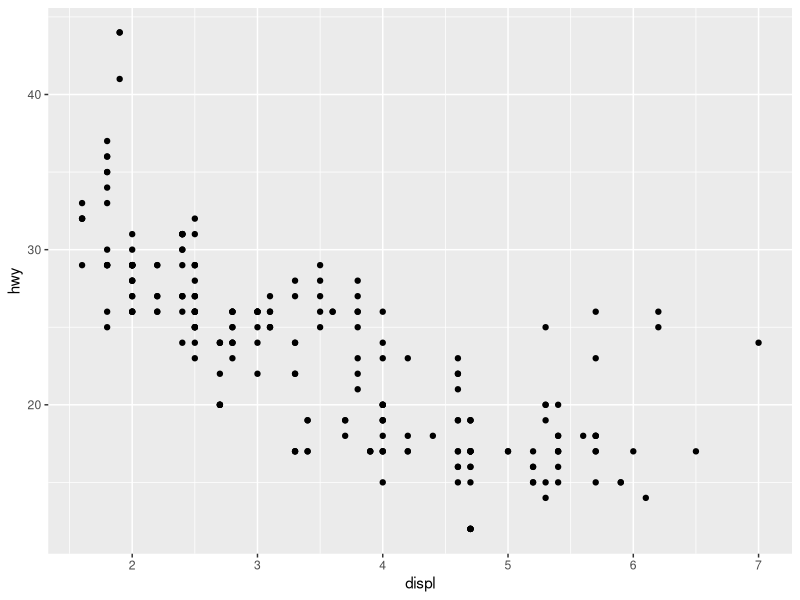
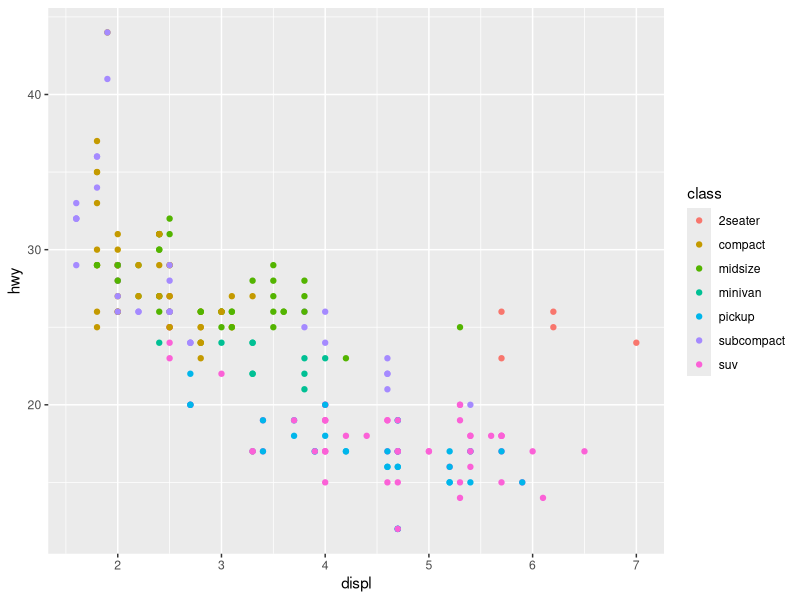
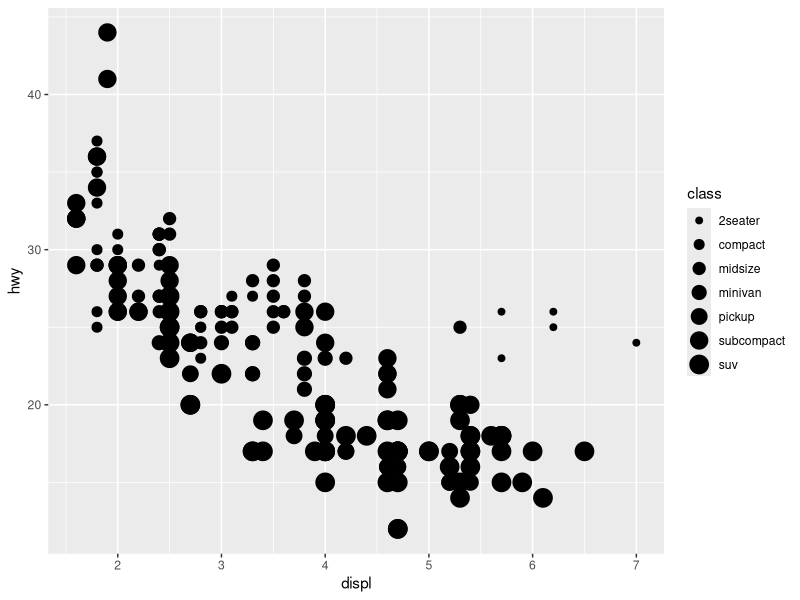
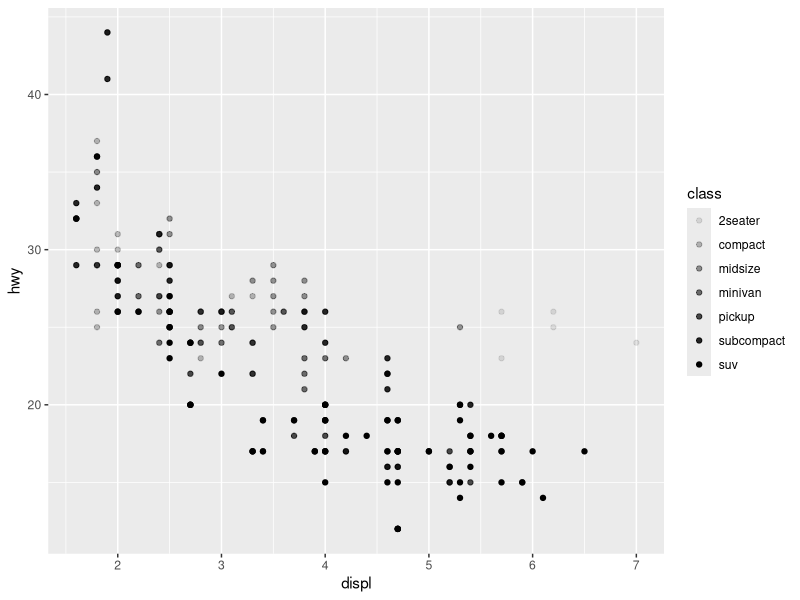
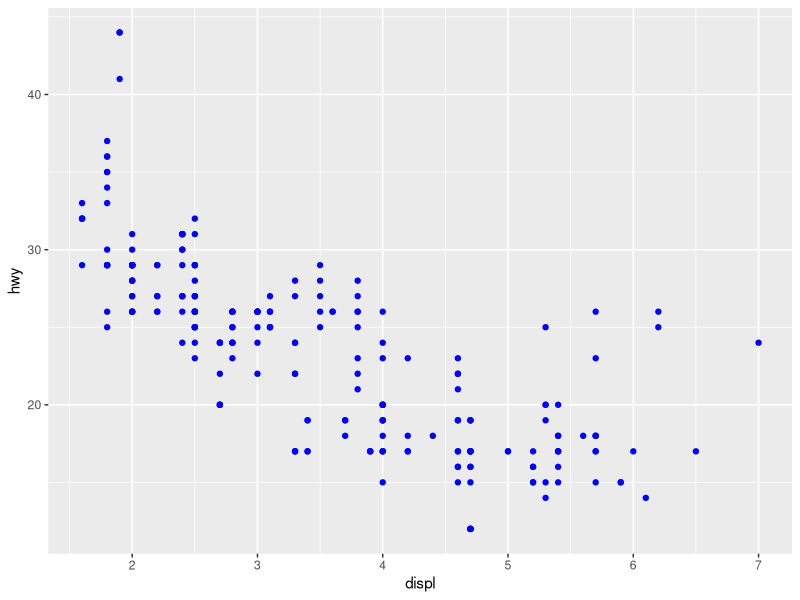
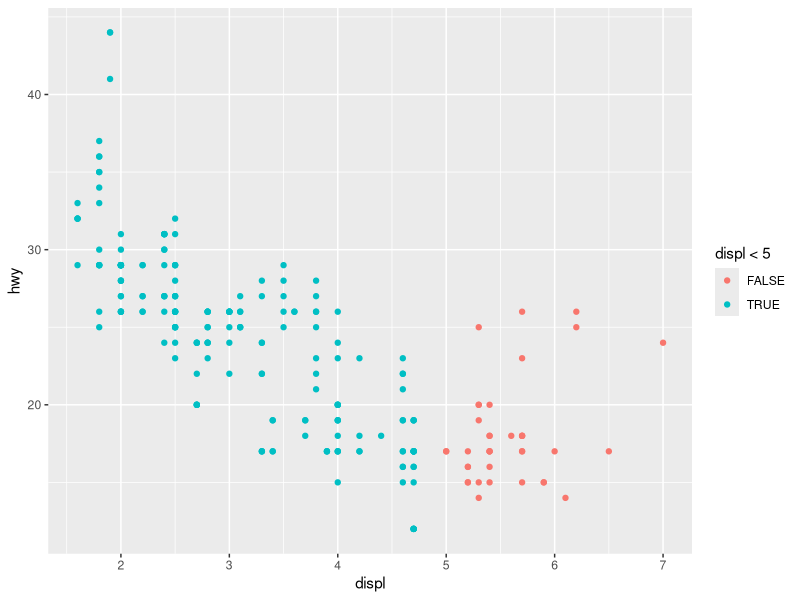
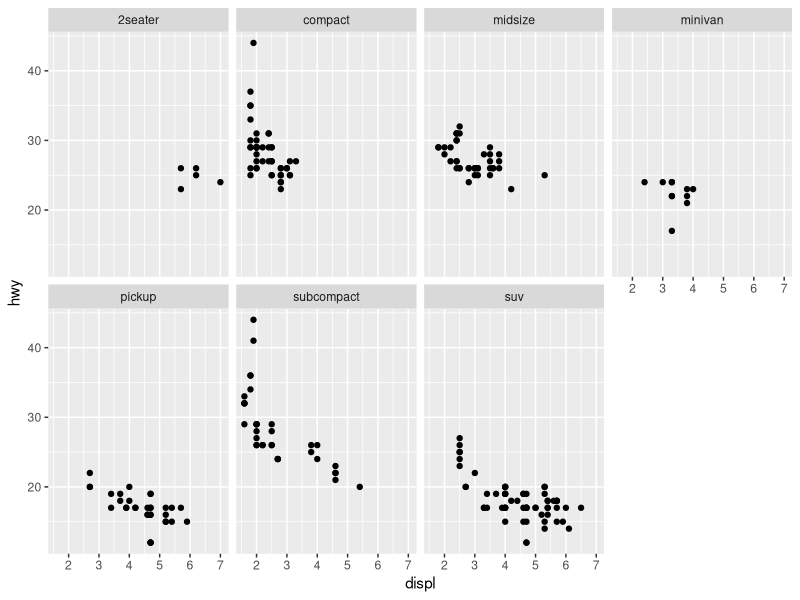
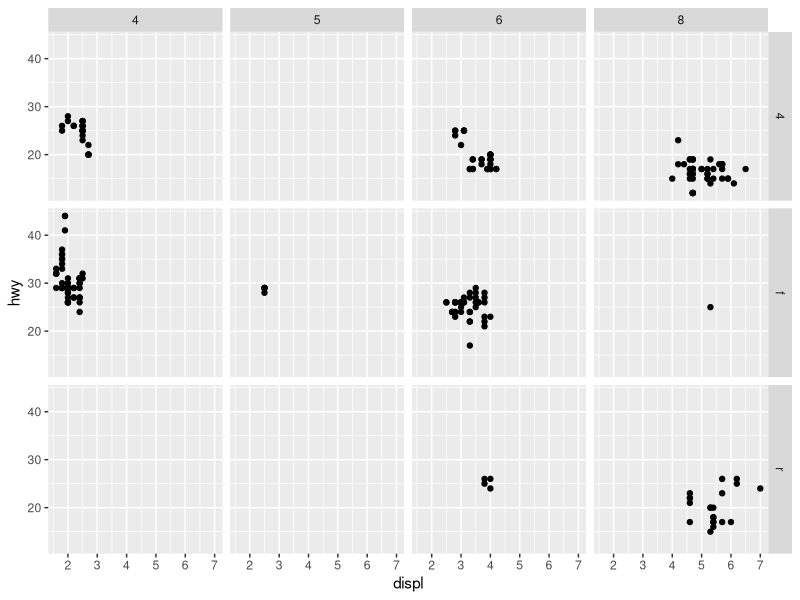

Recreate these plots in R, in order.
## ---- chunk 1
knitr::opts_chunk$set(echo = TRUE)
## ---- chunk 2
library(tidyverse)
## ---- chunk 3
mpg
## ---- chunk 4
ggplot(data = mpg) + 
  geom_point(mapping = aes(x = displ, y = hwy))
## ---- chunk 5
ggplot(data = mpg) + 
  geom_point(mapping = aes(x = displ, y = hwy, colour = class))
## ---- chunk 6
ggplot(data = mpg) + 
  geom_point(mapping = aes(x = displ, y = hwy, size = class))
## ---- chunk 7
ggplot(data = mpg) + 
  geom_point(mapping = aes(x = displ, y = hwy, alpha = class))
## ---- chunk 8
ggplot(data = mpg) + 
  geom_point(mapping = aes(x = displ, y = hwy), color = "blue")
## ---- chunk 9
library(ggplot2)

ggplot(data = mpg) +
  geom_point(
    mapping = aes(
      x = displ,
      y = hwy,
      colour = displ < 5
    )
  )
## ---- chunk 10
ggplot(data = mpg) + 
  geom_point(mapping = aes(x = displ, y = hwy)) + 
  facet_wrap(~ class, nrow = 2)
## ---- chunk 11
ggplot(data = mpg) + 
  geom_point(mapping = aes(x = displ, y = hwy)) + 
  facet_grid(drv ~ cyl)
## ---- chunk 12
ggplot(data = mpg) + 
  geom_point(mapping = aes(x = displ, y = hwy))
## ---- chunk 13
ggplot(data = mpg) + 
  geom_smooth(mapping = aes(x = displ, y = hwy))
## ---- chunk 14
ggplot(data = mpg) + 
#  geom_point(mapping = aes(x = displ, y = hwy)) # points horrible 
  geom_smooth(mapping = aes(x = displ, y = hwy)) # try smooth line
## ---- chunk 15
ggplot(data = mpg) + 
  geom_smooth(mapping = aes(x = displ, y = hwy, linetype = drv))
## ---- chunk 16
ggplot(data = mpg) +
  geom_smooth(mapping = aes(x = displ, y = hwy, group = drv))
## ---- chunk 17
ggplot(data = mpg) +
  geom_smooth(
    mapping = aes(x = displ, y = hwy, color = drv),
    show.legend = FALSE,
  )
## ---- chunk 18
ggplot(data = mpg) + 
  geom_point(mapping = aes(x = displ, y = hwy)) +
  geom_smooth(mapping = aes(x = displ, y = hwy))
## ---- chunk 19
ggplot(data = mpg, mapping = aes(x = displ, y = hwy)) + 
  geom_point(mapping = aes(color = class)) + 
  geom_smooth()
## ---- chunk 20
library(dplyr)

ggplot(data = mpg, mapping = aes(x = displ, y = hwy)) +
  geom_point(mapping = aes(color = class)) +
  geom_smooth(
    data = filter(mpg, class == "subcompact"),
    se = FALSE
  )
## ---- chunk 21
 ggplot(data = mpg, mapping = aes(x = displ, y = hwy)) + 
  geom_point() + 
  geom_smooth()

ggplot() + 
  geom_point(data = mpg, mapping = aes(x = displ, y = hwy)) + 
  geom_smooth(data = mpg, mapping = aes(x = displ, y = hwy))
## ---- chunk 22
ggplot(data = diamonds) + 
  geom_bar(mapping = aes(x = cut))
## ---- chunk 23
ggplot(data = diamonds) + 
  stat_count(mapping = aes(x = cut))
## ---- chunk 24
demo <- tribble(
  ~cut,         ~freq,
  "Fair",       1610,
  "Good",       4906,
  "Very Good",  12082,
  "Premium",    13791,
  "Ideal",      21551
)
demo

ggplot(data = demo) +
  geom_bar(mapping = aes(x = cut, y = freq), stat = "identity")
## ---- chunk 25
ggplot(data = diamonds) + 
  geom_bar(mapping = aes(x = cut, y = stat(prop), group = 1))
#> Warning: `stat(prop)` was deprecated in ggplot2 3.4.0.
## ---- chunk 26
ggplot(data = diamonds) + 
  stat_summary(
    mapping = aes(x = cut, y = depth),
    fun.min = min,
    fun.max = max,
    fun = median
  )
## ---- chunk 27
ggplot(data = diamonds) + 
  geom_bar(mapping = aes(x = cut, colour = cut))
ggplot(data = diamonds) + 
  geom_bar(mapping = aes(x = cut, fill = cut))
## ---- chunk 28
ggplot(data = diamonds) + 
  geom_bar(mapping = aes(x = cut, fill = clarity))
## ---- chunk 29
#To alter transparency (alpha)
ggplot(data = diamonds, mapping = aes(x = cut, fill = clarity)) + 
  geom_bar(alpha = 1/5, position = "identity")

#To color the bar outlines with no fill color
ggplot(data = diamonds, mapping = aes(x = cut, colour = clarity)) + 
  geom_bar(fill = NA, position = "identity")
## ---- chunk 30
ggplot(data = diamonds) + 
  geom_bar(mapping = aes(x = cut, fill = clarity), position = "fill")
## ---- chunk 31
ggplot(data = diamonds) + 
  geom_bar(mapping = aes(x = cut, fill = clarity), position = "dodge")
## ---- chunk 32
ggplot(data = mpg) + 
  geom_point(mapping = aes(x = displ, y = hwy), position = "jitter")
## ---- chunk 33
ggplot(data = mpg) +
  geom_point(
    mapping = aes(x = displ, y = hwy, color = class),
    stat = "identity",
    position = "identity"
  )
